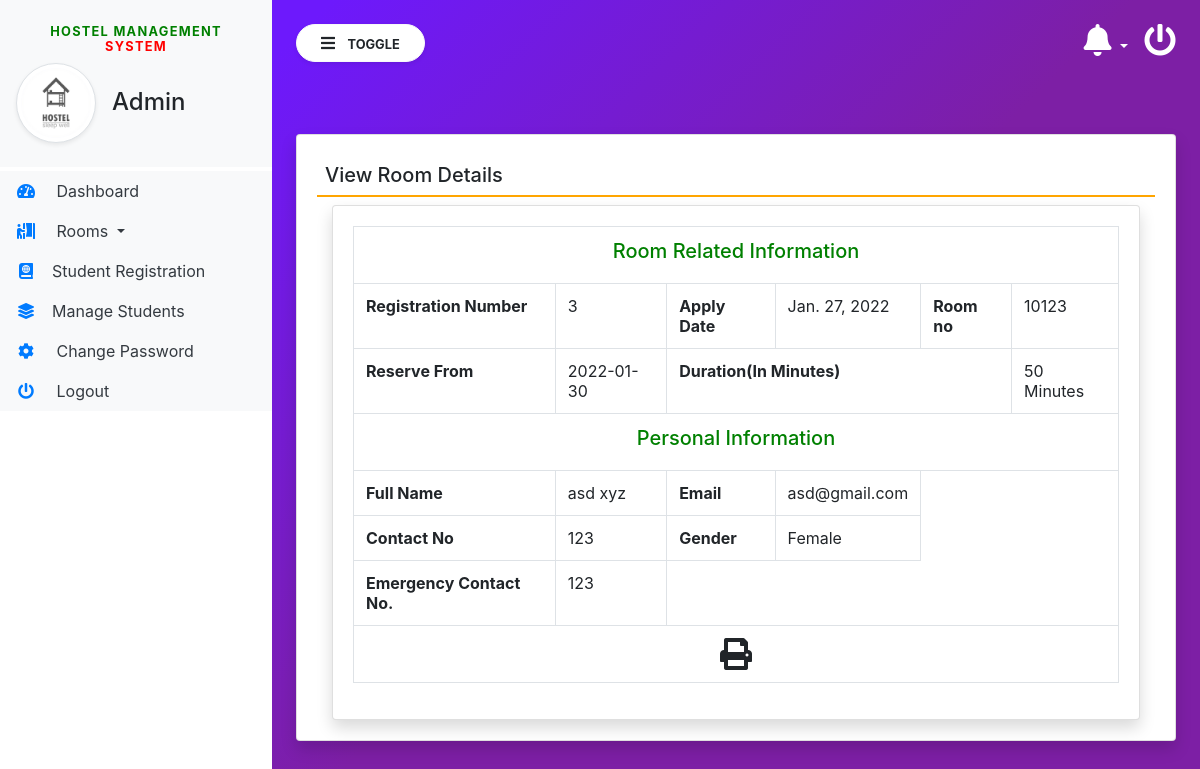
The page /view_RegistrationDtls/13 (signed in) on the database its author committed.
### hostel/models.py (models this page shows, shortened)
class Registration(models.Model):
    rooms = models.ForeignKey(Rooms, on_delete=models.CASCADE)
    regNo = models.CharField(max_length=50, null=True)
    stayfrom = models.CharField(max_length=50, null=True)
    duration = models.CharField(max_length=50, null=True)
    userreg = models.ForeignKey(Userregistration, on_delete=models.CASCADE)
    egycontactno = models.CharField(max_length=15, null=True)
    time_booked = models.DateTimeField(auto_now=True)
    postingDate = models.DateField(null=True, auto_now_add=True)
    updationDate = models.DateField(null=True, auto_now=True)

class Userregistration(models.Model):
    users = models.ForeignKey(User, on_delete=models.CASCADE)
    regNo = models.IntegerField(null=True)
    gender = models.CharField(max_length=50, null=True)
    contactNo = models.CharField(max_length=15, null=True)
    regDate = models.DateField(null=True)
    updationDate = models.DateTimeField(auto_now_add=True)

class Rooms(models.Model):
    ROOM_TYPES = (
        ('s', "Sports Room"),
        ('l', "Laundry Room"),
    )
    type = models.CharField(max_length=10, null=True, choices=ROOM_TYPES)
    room_no = models.CharField(max_length=100, null=True)
    posting_date = models.DateTimeField(auto_now_add=True)

### hostel/views.py (the view)
# urls.py: path('view_RegistrationDtls/<int:pid>', view_RegistrationDtls, name='view_RegistrationDtls'),
def view_RegistrationDtls(request, pid):
    if not request.user.is_authenticated:
        return redirect('admin_login')
    roomdata = Registration.objects.get(id=pid)
    return render(request, 'view_RegistrationDtls.html', locals())

### hostel/templates/view_RegistrationDtls.html (shortened to what this page needs)
{% extends 'admin_base.html' %}
{% block main  %}
<div class="card shadow mt-5">
    <div class="card-body">
        <h5 class="p-2" style="border-bottom: 2px solid orange;">View Room Details</h5>
        <div class="container-fluid">
           <div class="row" id="print">
               <div class="col-lg-12">
                   <div class="card shadow">
                        <div class="card-body">
                            <table class="table table-bordered " cellspacing="0" width="100%" border="1">
                                <tr>
                                   <td colspan="6" style="text-align:center; color:green"><h5>Room Related Information</h5></td>
                                </tr>
                                <tr>
                                    <th>Registration Number </th>
                                    <td>{{roomdata.userreg.regNo}}</td>
                                    <th>Apply Date </th>
                                    <td>{{roomdata.userreg.regDate}}</td>
                                    <th>Room no </th>
                                    <td>{{roomdata.rooms.room_no}}</td>
                                </tr>
                                <tr>
                                    <th>Reserve From</th>
                                    <td>{{roomdata.stayfrom}}</td>
                                    <th colspan='3'>Duration(In Minutes)</th>
                                    <td>{{roomdata.duration}} Minutes</td>
                                </tr>
                                <tr>
                                   <td colspan="6" style="text-align:center; color:green"><h5>Personal Information</h5></td>
                                </tr>
                                <tr>
                                    <th>Full Name </th>
                                    <td>{{roomdata.userreg.users.first_name}} {{roomdata.userreg.users.last_name}}</td>
                                    <th>Email </th>
                                    <td>{{roomdata.userreg.users.username}}</td>
                                </tr>
                                <tr>
                                    <th>Contact No </th>
                                    <td>{{roomdata.userreg.contactNo}}</td>
                                    <th>Gender </th>
                                    <td>{{roomdata.userreg.gender}}</td>
                                </tr>
                                <tr>
                                    <th>Emergency Contact No. </th>
                                    <td>{{roomdata.egycontactno}}</td>
                              <tr>
                                <td colspan="6" align="center"><span style="text-align: center" ><i class="fa fa-print fa-2x" aria-hidden="true" OnClick="CallPrint(this.value)" style="cursor:pointer" title="Print the Report"></i></span></td>
                              </tr>
                            </table>
                        </div>
                    </div>
                </div>
           </div>
    </div>
</div>
</div>
{% endblock %}

### hostel/static/css/sidebar.css (style rules this page uses)
body { background-image : linear-gradient(135.9deg,rgba(109,25,252,1) 16.4%,rgba(125,31,165,1) 56.1%); min-height:100vh; }

### rows shown on the page
Registration: userreg.regNo "3", userreg.regDate "Jan. 27, 2022", rooms.room_no "10123", stayfrom "2022-01-30", duration "50", userreg.users.first_name "asd", userreg.users.last_name "xyz", userreg.users.username "asd@gmail.com", userreg.contactNo "123", userreg.gender "Female", egycontactno "123"
